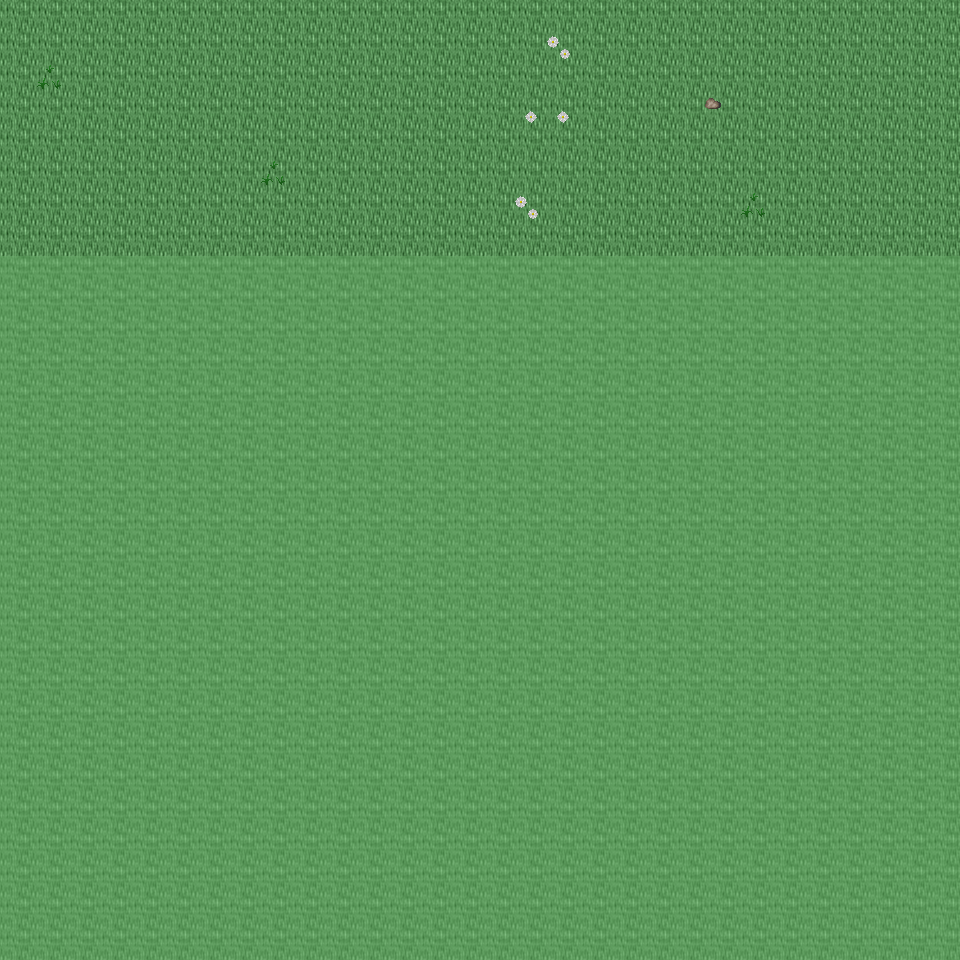

This is a level from a 2D game, rendered from its Tiled map with the project's own tilesets. A one-line summary and the map file follow, with tile-layer data summarised:
An orthogonal 30x30 tile map with 32x32 px tiles, 6 tile layers (Ground, Object, Object2, Above, ...), 16 tilesets and 2 objects (2x mapchange).

<map version="1.0" orientation="orthogonal" renderorder="right-down" width="30" height="30" tilewidth="32" tileheight="32" nextobjectid="3">
  <tileset firstgid="1" name="tileset_ground_ground" tilewidth="32" tileheight="32" tilecount="33" columns="3">
    <image source="../drawable/tileset_ground_ground.png" width="96" height="352" />
  </tileset>
  <tileset firstgid="34" name="tileset_ground_ridge_earth_dark" tilewidth="32" tileheight="32" tilecount="96" columns="12">
    <image source="../drawable/tileset_ground_ridge_earth_dark.png" width="384" height="256" />
  </tileset>
  <tileset firstgid="130" name="tileset_ground_rock_pebbles" tilewidth="32" tileheight="32" tilecount="3" columns="1">
    <image source="../drawable/tileset_ground_rock_pebbles.png" width="32" height="96" />
  </tileset>
  <tileset firstgid="133" name="tileset_plant_grasses" tilewidth="32" tileheight="32" tilecount="6" columns="3">
    <image source="../drawable/tileset_plant_grasses.png" width="96" height="64" />
  </tileset>
  <tileset firstgid="139" name="tileset_ground_grass_corners" tilewidth="32" tileheight="32" tilecount="24" columns="6">
    <image source="../drawable/tileset_ground_grass_corners.png" width="192" height="128" />
  </tileset>
  <tileset firstgid="163" name="tileset_ground_grass_edges" tilewidth="32" tileheight="32" tilecount="36" columns="12">
    <image source="../drawable/tileset_ground_grass_edges.png" width="384" height="96" />
  </tileset>
  <tileset firstgid="199" name="tileset_plant_flower_daisy_white" tilewidth="32" tileheight="32" tilecount="8" columns="2">
    <image source="../drawable/tileset_plant_flower_daisy_white.png" width="64" height="128" />
  </tileset>
  <tileset firstgid="207" name="tileset_plant_flower_daisy_yellow" tilewidth="32" tileheight="32" tilecount="8" columns="2">
    <image source="../drawable/tileset_plant_flower_daisy_yellow.png" width="64" height="128" />
  </tileset>
  <tileset firstgid="215" name="tileset_plant_stump_stump_green" tilewidth="32" tileheight="32" tilecount="4" columns="2">
    <image source="../drawable/tileset_plant_stump_stump_green.png" width="64" height="64" />
  </tileset>
  <tileset firstgid="219" name="tileset_plant_tree_tree_darkgreen" tilewidth="32" tileheight="32" tilecount="88" columns="8">
    <image source="../drawable/tileset_plant_tree_tree_darkgreen.png" width="256" height="352" />
  </tileset>
  <tileset firstgid="307" name="tileset_logic_collision" tilewidth="32" tileheight="32" tilecount="1" columns="1">
    <image source="../drawable/tileset_logic_collision.png" width="32" height="32" />
  </tileset>
  <tileset firstgid="308" name="tileset_plant_tree_dead_tree_5" tilewidth="32" tileheight="32" tilecount="20" columns="4">
    <image source="../drawable/tileset_plant_tree_dead_tree_5.png" width="128" height="160" />
  </tileset>
  <tileset firstgid="328" name="tileset_plant_tree_dead_tree_6" tilewidth="32" tileheight="32" tilecount="20" columns="4">
    <image source="../drawable/tileset_plant_tree_dead_tree_6.png" width="128" height="160" />
  </tileset>
  <tileset firstgid="348" name="tileset_plant_tree_dead_tree_7" tilewidth="32" tileheight="32" tilecount="20" columns="4">
    <image source="../drawable/tileset_plant_tree_dead_tree_7.png" width="128" height="160" />
  </tileset>
  <tileset firstgid="368" name="tileset_plant_bush_large_dead" tilewidth="32" tileheight="32" tilecount="2" columns="1">
    <image source="../drawable/tileset_plant_bush_large_dead.png" width="32" height="64" />
  </tileset>
  <tileset firstgid="370" name="tileset_plant_bush_large_wide_dead" tilewidth="32" tileheight="32" tilecount="4" columns="2">
    <image source="../drawable/tileset_plant_bush_large_wide_dead.png" width="64" height="64" />
  </tileset>
  <layer name="Ground" width="30" height="30">
    <data>[900 cells, 240 non-empty, 1 distinct tile ids]</data>
  </layer>
  <layer name="Object" width="30" height="30">
    <data>[900 cells, 8 non-empty, 4 distinct tile ids]</data>
  </layer>
  <layer name="Object2" width="30" height="30">
    <data>[900 cells, 0 non-empty, 0 distinct tile ids]</data>
  </layer>
  <layer name="Above" width="30" height="30">
    <data>[900 cells, 0 non-empty, 0 distinct tile ids]</data>
  </layer>
  <layer name="Above2" width="30" height="30">
    <data>[900 cells, 0 non-empty, 0 distinct tile ids]</data>
  </layer>
  <layer name="Walkable" width="30" height="30">
    <data>[900 cells, 660 non-empty, 1 distinct tile ids]</data>
  </layer>
  <objectgroup name="MapEvents">
    <object id="1" name="north" type="mapchange" x="0" y="0" width="960" height="32">
      <properties>
        <property name="map" value="0_deniran_forest_n2_w_x0_y3" />
        <property name="place" value="south" />
      </properties>
    </object>
    <object id="2" name="east" type="mapchange" x="928" y="0" width="32" height="256">
      <properties>
        <property name="map" value="0_ados_mountain_n2_w2_x0_y4" />
        <property name="place" value="west" />
      </properties>
    </object>
  </objectgroup>
</map>
